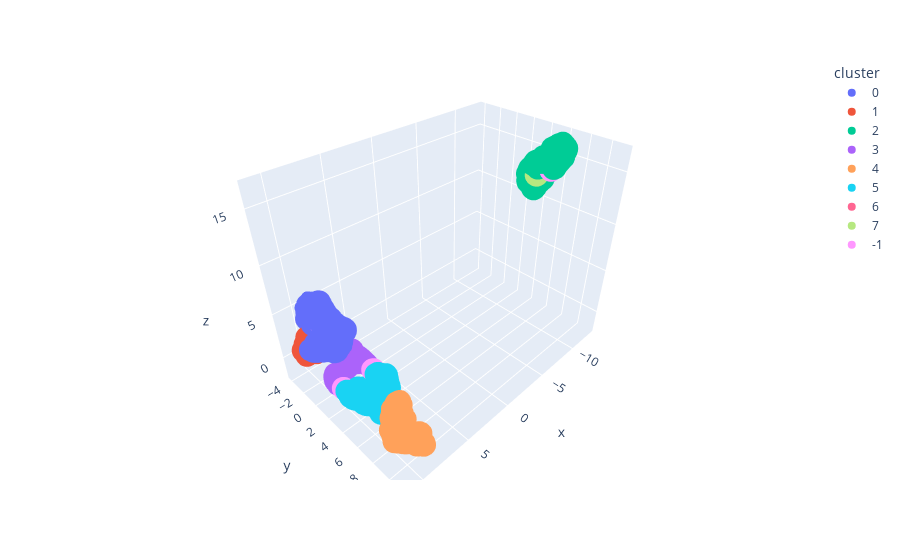

Write notebook code for a chart like this one.
### Code cell
import plotly.express as px
df = pd.DataFrame(embedding_rf, columns=["x", "y", "z"])
df["cluster"] = y.labels_.astype(str)
fig = px.scatter_3d(df, x = 'x', y = 'y', z = 'z',
              color= 'cluster',)
fig.show()

### Figure 1 — Plotly figure (JSON) as saved in the notebook; plotly's stock layout.template omitted (floating-point values rounded to 4 significant figures; data arrays with more than 128 entries replaced by an {"elided": "..."} marker saying what was removed)
{"data": [{"hovertemplate": "cluster=0<br>x=%{x}<br>y=%{y}<br>z=%{z}<extra></extra>", "legendgroup": "0", "marker": {"color": "#636efa", "symbol": "circle"}, "mode": "markers", "name": "0", "scene": "scene", "showlegend": true, "type": "scatter3d", "x": {"elided": "898 float values"}, "y": {"elided": "898 float values"}, "z": {"elided": "898 float values"}}, {"hovertemplate": "cluster=1<br>x=%{x}<br>y=%{y}<br>z=%{z}<extra></extra>", "legendgroup": "1", "marker": {"color": "#EF553B", "symbol": "circle"}, "mode": "markers", "name": "1", "scene": "scene", "showlegend": true, "type": "scatter3d", "x": {"elided": "332 float values"}, "y": {"elided": "332 float values"}, "z": {"elided": "332 float values"}}, {"hovertemplate": "cluster=2<br>x=%{x}<br>y=%{y}<br>z=%{z}<extra></extra>", "legendgroup": "2", "marker": {"color": "#00cc96", "symbol": "circle"}, "mode": "markers", "name": "2", "scene": "scene", "showlegend": true, "type": "scatter3d", "x": {"elided": "1119 float values"}, "y": {"elided": "1119 float values"}, "z": {"elided": "1119 float values"}}, {"hovertemplate": "cluster=3<br>x=%{x}<br>y=%{y}<br>z=%{z}<extra></extra>", "legendgroup": "3", "marker": {"color": "#ab63fa", "symbol": "circle"}, "mode": "markers", "name": "3", "scene": "scene", "showlegend": true, "type": "scatter3d", "x": {"elided": "327 float values"}, "y": {"elided": "327 float values"}, "z": {"elided": "327 float values"}}, {"hovertemplate": "cluster=4<br>x=%{x}<br>y=%{y}<br>z=%{z}<extra></extra>", "legendgroup": "4", "marker": {"color": "#FFA15A", "symbol": "circle"}, "mode": "markers", "name": "4", "scene": "scene", "showlegend": true, "type": "scatter3d", "x": {"elided": "562 float values"}, "y": {"elided": "562 float values"}, "z": {"elided": "562 float values"}}, {"hovertemplate": "cluster=5<br>x=%{x}<br>y=%{y}<br>z=%{z}<extra></extra>", "legendgroup": "5", "marker": {"color": "#19d3f3", "symbol": "circle"}, "mode": "markers", "name": "5", "scene": "scene", "showlegend": true, "type": "scatter3d", "x": {"elided": "876 float values"}, "y": {"elided": "876 float values"}, "z": {"elided": "876 float values"}}, {"hovertemplate": "cluster=6<br>x=%{x}<br>y=%{y}<br>z=%{z}<extra></extra>", "legendgroup": "6", "marker": {"color": "#FF6692", "symbol": "circle"}, "mode": "markers", "name": "6", "scene": "scene", "showlegend": true, "type": "scatter3d", "x": [9.186, 8.779, 8.804, 8.803, 8.799, 8.948, 8.798, 9.277, 8.813, 8.807, 9.266, 8.792, 9.228, 9.172, 9.123, 8.81, 8.909, 8.97, 8.951, 8.863, 8.989, 8.803, 8.959, 8.989, 8.841, 8.792, 8.814, 8.819, 8.806, 8.797, 8.811, 8.84, 8.817, 8.813], "y": [8.532, 8.158, 8.18, 8.201, 8.213, 8.185, 8.214, 8.553, 8.2, 8.192, 8.503, 8.18, 8.552, 8.53, 8.461, 8.143, 8.285, 8.341, 8.185, 8.239, 8.177, 8.213, 8.319, 8.204, 8.146, 8.233, 8.187, 8.202, 8.207, 8.196, 8.183, 8.193, 8.195, 8.193], "z": [0.01809, -0.04376, -0.05219, -0.0116, -0.0442, 0.01076, 0.06154, 0.018, -0.03376, -0.03286, -0.003333, -0.03399, 0.01484, 0.01122, -0.01409, -0.08759, -0.03618, -0.03301, -0.0152, -0.09036, -0.007529, -0.04216, -0.03341, -0.01134, -0.08982, 0.05184, -0.05039, -0.0511, -0.04397, -0.0723, -0.06367, -0.06284, -0.06021, -0.06037]}, {"hovertemplate": "cluster=7<br>x=%{x}<br>y=%{y}<br>z=%{z}<extra></extra>", "legendgroup": "7", "marker": {"color": "#B6E880", "symbol": "circle"}, "mode": "markers", "name": "7", "scene": "scene", "showlegend": true, "type": "scatter3d", "x": [-10.77, -10.73, -10.77, -10.77, -10.73, -10.77, -10.72, -10.75, -10.75, -10.76, -10.76, -10.74, -10.72, -10.75, -10.73], "y": [4.777, 4.853, 4.806, 4.857, 4.863, 4.827, 4.876, 4.832, 4.869, 4.832, 4.816, 4.836, 4.884, 4.838, 4.891], "z": [13.4, 13.54, 13.4, 13.58, 13.67, 13.43, 13.51, 13.45, 13.46, 13.44, 13.4, 13.49, 13.63, 13.46, 13.51]}, {"hovertemplate": "cluster=-1<br>x=%{x}<br>y=%{y}<br>z=%{z}<extra></extra>", "legendgroup": "-1", "marker": {"color": "#FF97FF", "symbol": "circle"}, "mode": "markers", "name": "-1", "scene": "scene", "showlegend": true, "type": "scatter3d", "x": [8.842, -12.31, -11.42, -11.24, 9.002, 10.13, -12.24, 10.09, -12.0, 9.04, 8.989, 8.372, 8.438], "y": [0.7237, 5.422, 4.223, 5.931, -1.859, 2.197, 5.177, 2.238, 5.303, 8.546, -0.6497, 4.325, 4.326], "z": [1.983, 14.42, 13.9, 14.06, 3.916, 0.06661, 14.42, 0.04028, 15.05, 1.051, 2.938, 2.56, 2.589]}], "layout": {"legend": {"title": {"text": "cluster"}, "tracegroupgap": 0}, "margin": {"t": 60}, "scene": {"domain": {"x": [0, 1], "y": [0, 1]}, "xaxis": {"title": {"text": "x"}}, "yaxis": {"title": {"text": "y"}}, "zaxis": {"title": {"text": "z"}}}}}
